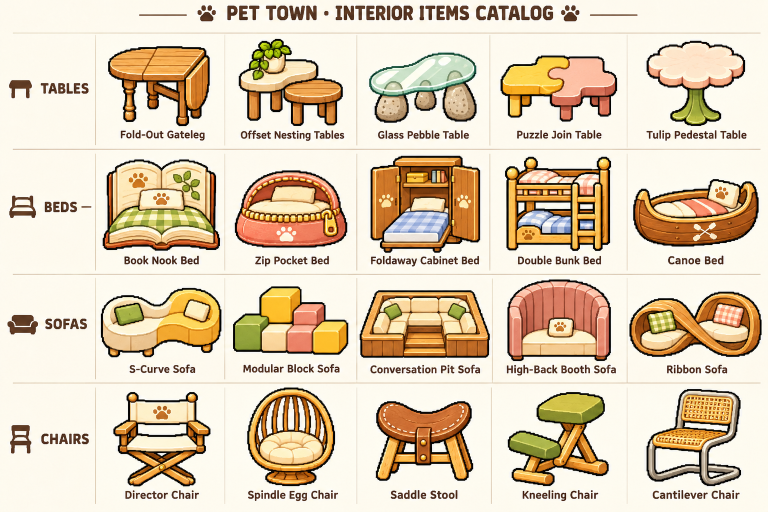
#> input picture src/assets/v5/cat1.png, 1536 x 1024 px (shown at 1/2 size); its folder holds 2 pictures in this run
$ python cut_v5.py
#> lines starting #> are read from the running program, lines starting #| are printed output that depends on the picture; after the words box and inside, x2 and y2 are one past the last pixel; in counts of white or black regions, pixels touching at a corner belong together
### src/assets/v6/cutter.py
from PIL import Image; import numpy as np
from scipy import ndimage
def cut(src, box, name, bgfn=None, keep_frac=0.04, pad=4, holes=True):
    A=np.array(src.convert('RGB')).astype(int)
    x,y,w,h=box; x0,y0=max(0,x-pad),max(0,y-pad); x1,y1=min(A.shape[1],x+w+pad),min(A.shape[0],y+h+pad)
    c=A[y0:y1,x0:x1]
    if bgfn is None:
        mx=c.max(2); mn=c.min(2); bgl=(mx-mn<30)&(c.mean(2)>212)
    else: bgl=bgfn(c)
    lab,n=ndimage.label(bgl)
    border=set(np.unique(np.concatenate([lab[0],lab[-1],lab[:,0],lab[:,-1]])))-{0}
    fg=~np.isin(lab,list(border))
    fg=ndimage.binary_opening(fg,iterations=1)|(fg&ndimage.binary_erosion(fg,iterations=0) if False else fg)
    flab,fn=ndimage.label(fg)
    if fn==0: print('empty',name); return None
    sizes=ndimage.sum(fg,flab,range(1,fn+1)); objs=ndimage.find_objects(flab)
    keep=np.zeros_like(fg); big=sizes.max()
    for k,s in enumerate(sizes):
        sl=objs[k]; hh=sl[0].stop-sl[0].start; ww=sl[1].stop-sl[1].start
        if s>=big*keep_frac and min(hh,ww)>5: keep|=(flab==k+1)
    if holes: keep=ndimage.binary_fill_holes(keep)|keep
    # restore pixels inside the kept region that the bg test removed (light highlights enclosed by outline)
    a=(keep*255).astype(np.uint8)
    # soft 1px edge
    edge=keep&~ndimage.binary_erosion(keep)
    a[edge]=200
    rgba=np.dstack([c.astype(np.uint8),a]); im=Image.fromarray(rgba,'RGBA'); im=im.crop(im.getbbox())
    im.save(f'cut/{name}.png'); return im.size

### src/assets/v5/cut_v5.py
# Cuts the 35 catalog pieces (cat1.png: tables/beds/sofas/chairs, cat2.png: pendants/table lamps/windows)
from PIL import Image
from cutter import cut
C1 = [196, 452, 716, 984, 1256, 1528]; R1 = [(72, 256), (306, 507), (556, 724), (776, 973)]
C2 = [160, 432, 690, 960, 1245, 1528]; R2 = [(62, 336), (400, 650), (722, 958)]
N1 = [['gateleg', 'nesting', 'pebbletable', 'puzzletable', 'tuliptable'], ['booknook', 'zippocket', 'foldaway', 'bunkbed', 'canoebed'],
      ['scurve', 'blocksofa', 'convopit', 'boothsofa', 'ribbonsofa'], ['director', 'eggchair', 'saddlestool', 'kneeling', 'cantilever']]
N2 = [['belltrio', 'prism', 'ribbonpendant', 'balancebeam', 'discpendant'], ['acornlamp', 'flipbook', 'snaillamp', 'periscope', 'pebblelamp'],
      ['cornerwin', 'clerestory', 'fanlightwin', 'shutterwin', 'honeycombwin']]
for sheet, C, R, N in (('cat1', C1, R1, N1), ('cat2', C2, R2, N2)):
    im = Image.open(sheet + '.png')
#> im is the input picture: PIL image 1536x1024 RGB; mean R, G, B 224.1, 207.4, 182.9
    for r, (y0, y1) in enumerate(R):
        for c in range(5):
            print(N[r][c], cut(im, (C[c] + 6, y0, C[c + 1] - C[c] - 12, y1 - y0), 'it-' + N[r][c], pad=0, keep_frac=0.02))
#> this loop made 4 passes
#> (printed output is left out)
#> pass 1, in cut, `mx = c.max(2)`:
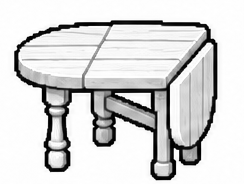
#> mx: shape (184, 244) int64; min 0, max 255, mean 214.1
#> pass 1, in cut, `mn = c.min(2)`:
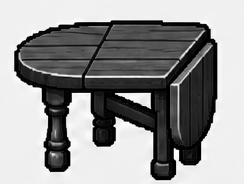
#> mn: shape (184, 244) int64; min 0, max 255, mean 148.4
#> pass 2 of the loop `for sheet, C, R, N in (('cat1', C1, R1, N1), ('cat2', C2, R2, N2)):`:
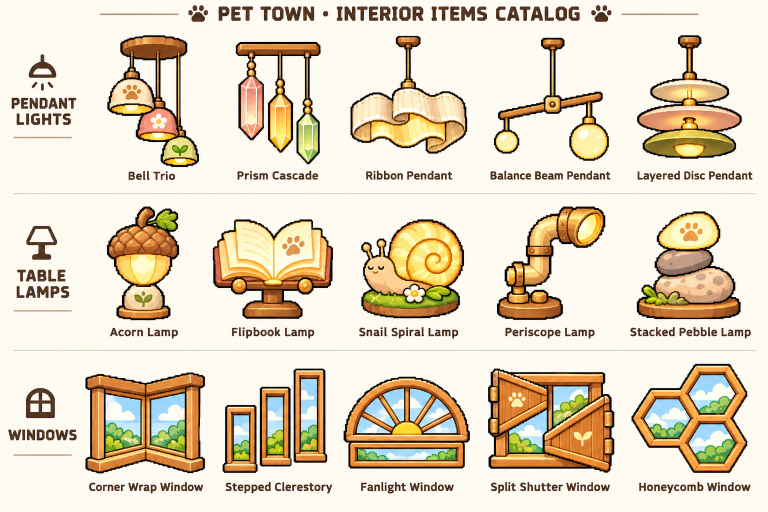
#> input picture src/assets/v5/cat2.png, 1536 x 1024 px (shown at 1/2 size)
#> im is the input picture: PIL image 1536x1024 RGB; mean R, G, B 226.7, 214.2, 192
#> the loop `for r, (y0, y1) in enumerate(R):` made 3 passes
#> (printed output is left out)
# open shapes: the background showing through them must stay see-through
for sheet, C, R, N in (('cat1', C1, R1, N1), ('cat2', C2, R2, N2)):
    im = Image.open(sheet + '.png')
    for r, (y0, y1) in enumerate(R):
        for c in range(5):
            if N[r][c] in ('belltrio', 'prism', 'cantilever', 'eggchair', 'balancebeam', 'director', 'kneeling', 'saddlestool', 'gateleg', 'nesting'):
                cut(im, (C[c] + 6, y0, C[c + 1] - C[c] - 12, y1 - y0), 'it-' + N[r][c], pad=0, keep_frac=0.02, holes=False)
#> this loop made 4 passes
#> pass 1, in cut (call 36), `bgl = (mx - mn < 30) & (c.mean(2) > 212)`:
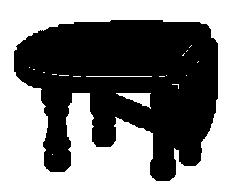
#> bgl: shape (184, 244) bool; 51.2% white; 1 black region, box (x1, y1, x2, y2) and area: (14, 20, 218, 181) 21925
#> pass 1, in cut (call 36), `lab,n=ndimage.label(bgl)`:
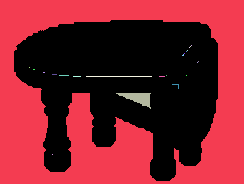
#> lab: shape (184, 244) int32; 24 distinct labels, from 0 to 23; one colour per label, 0 black
#> pass 1, in cut (call 36), `fg=~np.isin(lab,list(border))`:
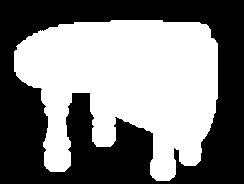
#> fg: shape (184, 244) bool; 49.7% white; 1 white region, box (x1, y1, x2, y2) and area: (14, 20, 218, 181) 22322
#> pass 2 of the loop `for sheet, C, R, N in (('cat1', C1, R1, N1), ('cat2', C2, R2, N2)):`:
#> the loop `for r, (y0, y1) in enumerate(R):` made 3 passes
# pockets of background enclosed by the shape (between cords, bars, frame): make them see-through too
import numpy as np
from scipy import ndimage
for n in ('belltrio', 'cantilever', 'eggchair'):
    a = np.array(Image.open(f'cut/it-{n}.png').convert('RGBA')).astype(int); rgb = a[..., :3]
    bg = (np.abs(rgb - np.array([252, 247, 239])).sum(-1) < 14) & (a[..., 3] > 0)
#> bg: shape (264, 184) bool; 8.4% white; 35 white regions (28 under 20 px), largest, box (x1, y1, x2, y2) and area: (107, 48, 136, 151) 2375, (55, 49, 97, 116) 1322, (88, 169, 103, 187) 107
    lab, k = ndimage.label(bg); sizes = ndimage.sum(bg, lab, range(1, k + 1))
#> after `lab, k = ndimage.label(bg)`:
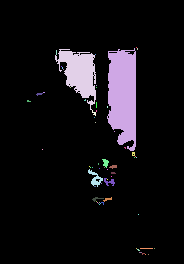
#> lab: shape (264, 184) int32; 64 distinct labels, from 0 to 63; one colour per label, 0 black
#> after `lab, k = ndimage.label(bg)`: k = 63
#> after `sizes = ndimage.sum(bg, lab, range(1, k + 1))`: sizes = 63 values, max 2375 at index 1, min 1 at index 0, mean 64.6
    kill = np.isin(lab, [i + 1 for i, s in enumerate(sizes) if s > 40])
#> kill: shape (264, 184) bool; 7.9% white; 4 white regions, box (x1, y1, x2, y2) and area: (107, 48, 136, 151) 2375, (55, 49, 96, 110) 1301, (88, 169, 103, 187) 104, (104, 178, 115, 186) 45
    a[kill, 3] = 0; Image.fromarray(a.astype(np.uint8), 'RGBA').save(f'cut/it-{n}.png'); print(n, int(kill.sum()))
#> after `a[kill, 3] = 0`:
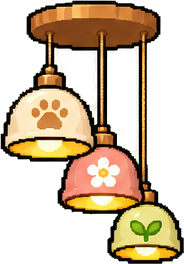
#> a: shape (264, 184, 4) int64; mean R, G, B, A 208.3, 188.8, 160.9, 128.7; transparent parts drawn white
#> pass 2 of the loop `for n in ('belltrio', 'cantilever', 'eggchair'):`:
#> rgb: shape (195, 189, 3) int64
#> bg: shape (195, 189) bool; 8.3% white; 80 white regions (75 under 20 px), largest, box (x1, y1, x2, y2) and area: (19, 119, 102, 165) 2365, (78, 68, 137, 80) 304, (147, 74, 162, 84) 71, (115, 104, 130, 125) 51, (129, 168, 146, 175) 51
#> `lab, k = ndimage.label(bg)`:
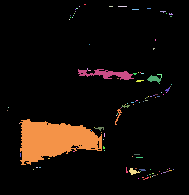
#> lab: shape (195, 189) int32; 111 distinct labels, from 0 to 110; one colour per label, 0 black
#> k = 110
#> `sizes = ndimage.sum(bg, lab, range(1, k + 1))`: sizes = 110 values, max 2360 at index 65, min 1 at index 1, mean 27.9
#> kill: shape (195, 189) bool; 7.4% white; 3 white regions, box (x1, y1, x2, y2) and area: (20, 119, 102, 165) 2360, (78, 69, 134, 80) 293, (147, 75, 161, 83) 62
#> `a[kill, 3] = 0`:
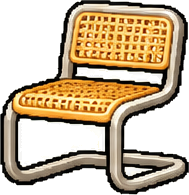
#> a: shape (195, 189, 4) int64; mean R, G, B, A 198.9, 179.8, 149, 155.8; transparent parts drawn white
